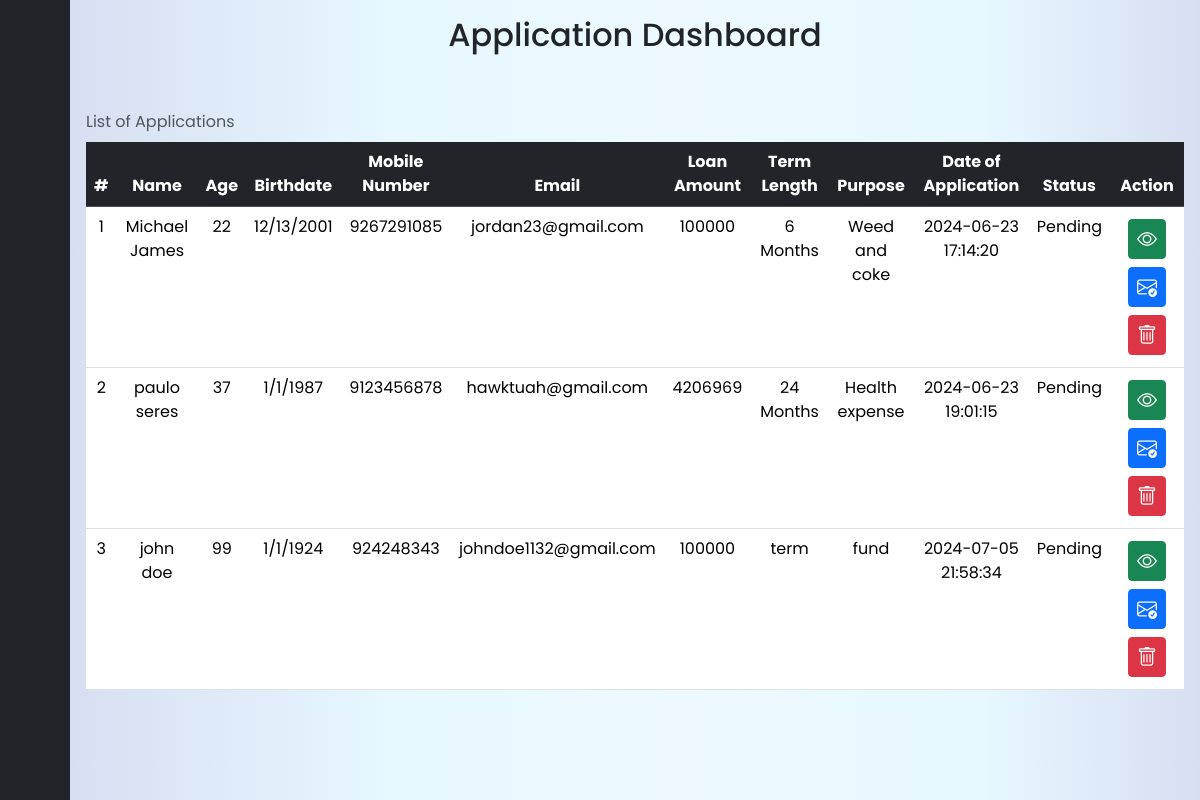
The page / (signed in) on the database its author committed.
### tables this page shows
CREATE TABLE `application` (
  `id` int(11) NOT NULL,
  `fname` varchar(100) NOT NULL,
  `lname` varchar(100) NOT NULL,
  `age` int(11) NOT NULL,
  `bmonth` tinyint(2) NOT NULL,
  `bday` tinyint(2) NOT NULL,
  `byear` int(4) NOT NULL,
  `phonenum` bigint(20) NOT NULL,
  `email` varchar(50) NOT NULL,
  `street1` varchar(100) NOT NULL,
  `street2` varchar(100) NOT NULL,
  `city` varchar(100) NOT NULL,
  `province` varchar(100) NOT NULL,
  `postal` int(8) NOT NULL,
  `country` varchar(255) NOT NULL,
  `loanAmount` int(7) NOT NULL,
  `term` varchar(255) NOT NULL,
  `fundPurpose` varchar(100) NOT NULL,
  `applyDate` datetime NOT NULL DEFAULT current_timestamp(),
  `directorStatus` varchar(25) NOT NULL DEFAULT 'Pending',
  `presidentStatus` varchar(25) NOT NULL DEFAULT 'Pending',
  `applicationStatus` varchar(25) NOT NULL DEFAULT 'Pending',
  `remark` varchar(255) DEFAULT NULL,
  `collector` varchar(255) NOT NULL DEFAULT 'Pending'
);

### index.php (the view, shortened to what this page needs)
<?php
    include("connect.php")
?>
<!DOCTYPE html>
<html lang="en">
<head>
    <link href="https://cdn.lineicons.com/4.0/lineicons.css" rel="stylesheet" />
    <link href="https://cdn.jsdelivr.net/npm/bootstrap@5.3.0-alpha3/dist/css/bootstrap.min.css" rel="stylesheet"
>
    <link href="https://cdn.lineicons.com/4.0/lineicons.css" rel="stylesheet">
    <link href="https://cdn.jsdelivr.net/npm/bootstrap@5.3.3/dist/css/bootstrap.min.css" rel="stylesheet">
    <link rel="stylesheet" href="https://cdn.jsdelivr.net/npm/bootstrap-icons@1.11.3/font/bootstrap-icons.min.css">
    <link rel="stylesheet" href="source/index.css">
</head>
<body style="">
    <div class="wrapper">
        <aside id="sidebar">
            <div class="d-flex">
                <button class="toggle-btn" type="button">
                </button>
            </div>
            <ul class="sidebar-nav">
                <li class="sidebar-item pstn">
                    <a class="sidebar-link">
                    </a>
                </li>
                <li class="sidebar-item">
                    <a href="index.php" class="sidebar-link">
                    </a>
                </li>
                <li class="sidebar-item">
                    <a href="#" class="sidebar-link">
                    </a>
                </li>
                <li class="sidebar-item">
                    <a href="#" class="sidebar-link">
                    </a>
                </li>
                <li class="sidebar-item">
                    <a href="#" class="sidebar-link">
                    </a>
                </li>
            </ul>
            <div class="sidebar-footer mb-3">
                <a href="action/logout.php" class="sidebar-link">
                </a>
            </div>
        </aside>
        <div class="main p-3" >
            <div class="container1 table-responsive">
                <h2 class="titlewrap mb-5 text-center">Application Dashboard</h2>
                <table class="table table-stripped table-hover mt-3 text-center rounded border-2">
                    <caption class="caption-top">List of Applications</caption>
                    <thead class="table-dark">
                        <tr>
                            <th>#</th>
                            <th>Name</th>
                            <th>Age</th>
                            <th>Birthdate</th>
                            <th>Mobile Number</th>
                            <th>Email</th>
                            <th>Loan Amount</th>
                            <th>Term Length</th>
                            <th>Purpose</th>
                            <th>Date of Application</th>
                            <th>Status</th>
                            <th>Action</th>
                        </tr>
                    </thead>
                    <tbody>
                        <?php
                            $sql = "select * from application";
                            $result = $data->query($sql);
                            while($row = $result->fetch_assoc())
                            {
                                echo "
                                <tr>
                                    <td>$row[id]</td>
                                    <td>$row[fname] $row[lname]</td>
                                    <td>$row[age]</td>
                                    <td>$row[bmonth]/$row[bday]/$row[byear]</td>
                                    <td>$row[phonenum]</td>
                                    <td>$row[email]</td>
                                    <td>$row[loanAmount]</td>
                                    <td>$row[term]</td>
                                    <td>$row[fundPurpose]</td>
                                    <td>$row[applyDate]</td>
                                    <td>$row[applicationStatus]</td>
                                    <td>
                                        <div class='d-grid gap-2 d-md-block'>
                                        <a class='btn btn-success btn-sm m-1 fs-5 align-baseline viewBtn' data-bs-toggle='modal' data-bs-target='#viewData' data-id='" . $row['id'] . "'><i class='bi bi-eye'></i></a>
                                        <a class='btn btn-primary btn-sm m-1 fs-5 align-baseline' ><i class='bi bi-envelope-check'></i></a>
                                        <a class='btn btn-danger btn-sm m-1 fs-5 align-baseline' ><i class='bi bi-trash'></i></a>
                                        </div>
                                    </td>
                                </tr>
                                ";
                            }
                        ?>
                    </tbody>
                </table>
            </div>
        </div>
    </div>
</body>
</html>

### source/index.css (style rules this page uses)
a { text-decoration: none; }
li { list-style: none; }
body { font-family: 'Poppins', sans-serif; }
.wrapper { display: flex; }
.main { min-height: 100vh; width: 100%; overflow: hidden; transition: all 0.35s ease-in-out; background: rgba(59, 92, 190, 0.5); background: linear-gradient(90deg, rgba(59, 92, 190, 0.2) 0%, rgba(134, 217, 255, 0.2) 28%, rgba(166, 226, 254, 0.2) 54%, rgba(134, 217, 255, 0.2) 81%, rgba(59, 91, 190, 0.2) 100%); }
#sidebar { width: 70px; min-width: 70px; z-index: 1000; transition: all .25s ease-in-out; background-color: #212529; display: flex; flex-direction: column; }
.toggle-btn { background-color: transparent; cursor: pointer; border: 0; padding: 1rem 1.5rem; }
.sidebar-nav { padding: 2rem 0; flex: 1 1 auto; }
a.sidebar-link { padding: .625rem 1.625rem; color: #FFF; display: block; font-size: 0.9rem; white-space: nowrap; border-left: 3px solid transparent; }
.sidebar-item { position: relative; }

### rows shown on the page
application: id "1", fname "Michael", lname "James", age "22", bmonth "12", bday "13", byear "2001", phonenum "9267291085", email "jordan23@gmail.com", loanAmount "100000", term "6 Months", fundPurpose "Weed and coke", applyDate "2024-06-23 17:14:20", applicationStatus "Pending"
application: id "2", fname "paulo", lname "seres", age "37", bmonth "1", bday "1", byear "1987", phonenum "9123456878", email "hawktuah@gmail.com", loanAmount "4206969", term "24 Months", fundPurpose "Health expense", applyDate "2024-06-23 19:01:15", applicationStatus "Pending"
application: id "3", fname "john", lname "doe", age "99", bmonth "1", bday "1", byear "1924", phonenum "924248343", email "johndoe1132@gmail.com", loanAmount "100000", term "term", fundPurpose "fund", applyDate "2024-07-05 21:58:34", applicationStatus "Pending"
